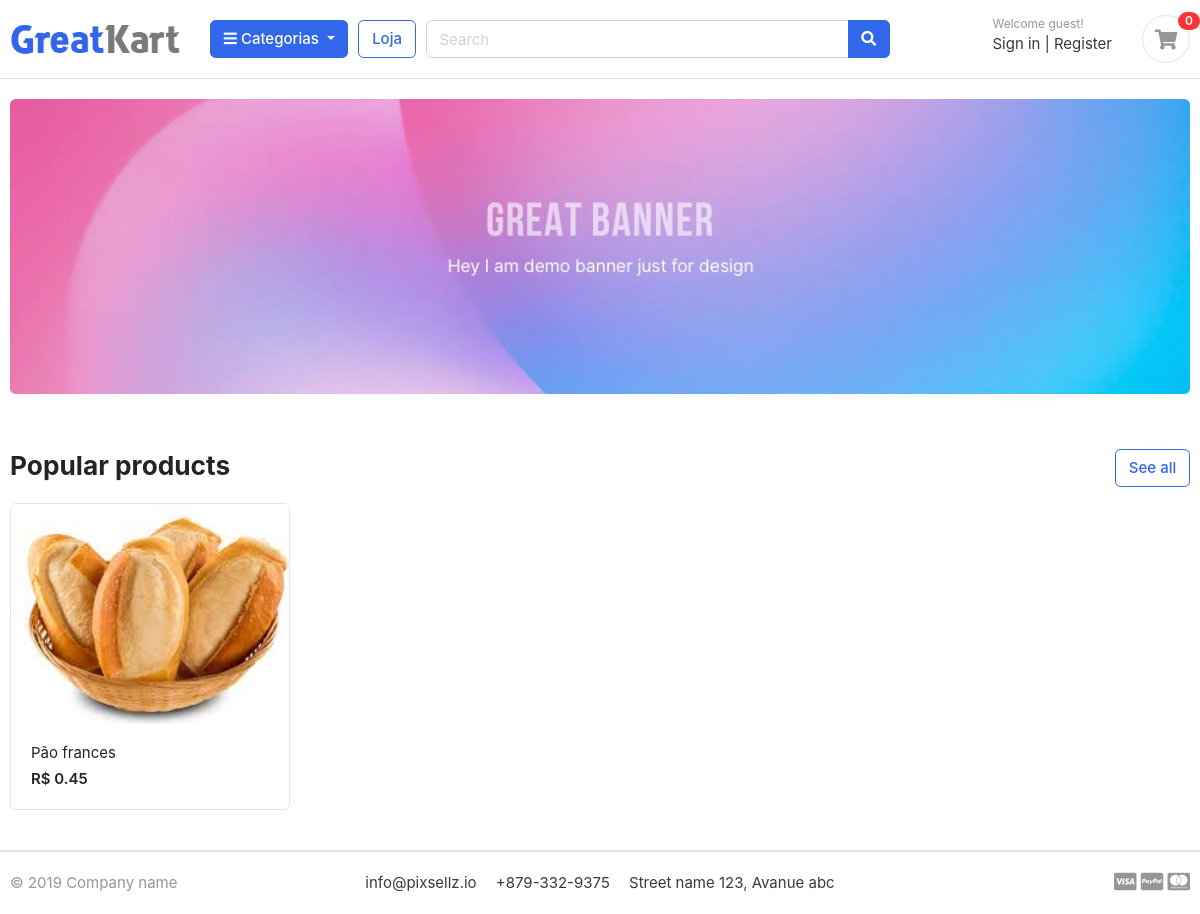
/produto/cafe-da-manha/, run on the app's committed database.
### produto/models.py (models this page shows, shortened)
class Produto(models.Model):
    nome = models.CharField(max_length=100, unique=True)
    descricao = models.TextField(max_length=255, unique=True)
    preco = models.DecimalField(max_digits=12, decimal_places=2)
    imagem = models.ImageField(upload_to='fotos/produtos/', blank=True)
    estoque = models.IntegerField()
    esta_disponivel = models.BooleanField(default=True)
    slug = models.SlugField(max_length=110, unique=True)
    criado_em = models.DateTimeField(auto_now_add=True)
    modificado_em = models.DateTimeField(auto_now=True)
    categoria = models.ForeignKey(Categoria, on_delete=models.CASCADE)
    def get_url(self):
        return reverse('produto_detalhe', args=[self.categoria.slug, self.slug])

### bolicho/views.py (the view)
# urls.py: path('produto/<slug:categoria_slug>/', views.visualizarLoja, name='home_por_categoria')
def visualizarLoja(request, categoria_slug = None):
    produto_quant = 0
    produtos = None
    if categoria_slug != None:
        categ = get_object_or_404(Categoria, slug = categoria_slug)
        produtos = Produto.objects.all().filter(categoria = categ)
    else:
        produtos = Produto.objects.all()
    produto_quant = produtos.count()
    contexto = {
        'produtos' : produtos,
        'produto_quant' : produto_quant,
    }
    return render(request, 'home.html', contexto)

### carrinho/processador_contexto.py (called while the page is built)
def obterContador(request):
    cont = 0
    itens = 0
    try:
        car = Carrinho.objects.get(car_id = _getCarId(request))
        carItens = CarItem.objects.all().filter(carrinho = car)
        itens = len(carItens)
        for item in carItens:
            cont += item.quantidade
    except Carrinho.DoesNotExist:
        cont = 0
        itens = 0
    return dict(car_cont = itens)

### carrinho/views.py (called while the page is built)
def _getCarId(request):
    carSession = request.session.session_key
    if not carSession:
        carSession = request.session.create()
    return carSession

### categoria/models.py (called while the page is built)
    def get_url(self):
        return reverse('home_por_categoria', args=[self.slug])

### categoria/processador_contexto.py (called while the page is built)
def listarMenuCategoria(request):
    categorias = Categoria.objects.all()
    return dict(listaCategorias = categorias)

### templates/home.html
{% extends 'base.html' %}
{% load static %}
{% block content %}
<body>
<section class="section-intro padding-y-sm">
<div class="container">
<div class="intro-banner-wrap">
	<img src="{% static 'images/banners/1.jpg' %}" class="img-fluid rounded">
</div>
</div>
</section>
<section class="section-name padding-y-sm">
<div class="container">
<header class="section-heading">
	<a href="./store.html" class="btn btn-outline-primary float-right">See all</a>
	<h3 class="section-title">Popular products</h3>
</header>
<div class="row">
	{% for produto in produtos %}
	<div class="col-md-3">
		<div class="card card-product-grid">
			<a href="{{ produto.get_url }}" class="img-wrap"> <img src="{{ produto.imagem.url }}"> </a>
			<figcaption class="info-wrap">
				<a href="{{ produto.get_url }}" class="title">{{ produto.nome }}</a>
				<div class="price mt-1">R$ {{ produto.preco }}</div>
			</figcaption>
		</div>
	</div>
	{% endfor %}
</div>
</div>
</section>
</body>
</html>
{% endblock %}

### bolicho/static/css/ui.css (style rules this page uses)
html { font-family: "Inter", sans-serif; font-size: 15px; }
.img-wrap { text-align: center; display: block; }
.img-wrap img { max-width: 100%; }
.padding-y-sm { padding-top: 20px; padding-bottom: 20px; }
.section-heading { margin-bottom: 20px; margin-top: 15px; }
.section-title { color: #212529; }
[class*=card-product] a.title { color: #212529; display: block; }
[class*=card-product] .img-wrap { overflow: hidden; position: relative; }
[class*=card-product] .img-wrap img { height: 100%; max-width: 100%; width: auto; display: inline-block; -o-object-fit: cover; object-fit: cover; }
.card-product-grid { margin-bottom: 20px; }
.card-product-grid .img-wrap { border-radius: 0.2rem 0.2rem 0 0; height: 220px; }
.card-product-grid .info-wrap { overflow: hidden; padding: 18px 20px; }
.card .img-wrap { overflow: hidden; }
.price { font-weight: 600; color: #212529; }

### data on the page
Produto: imagem (picture), nome "Pão frances", preco "0.45"

### other printed values
{{ car_cont }} "0"
